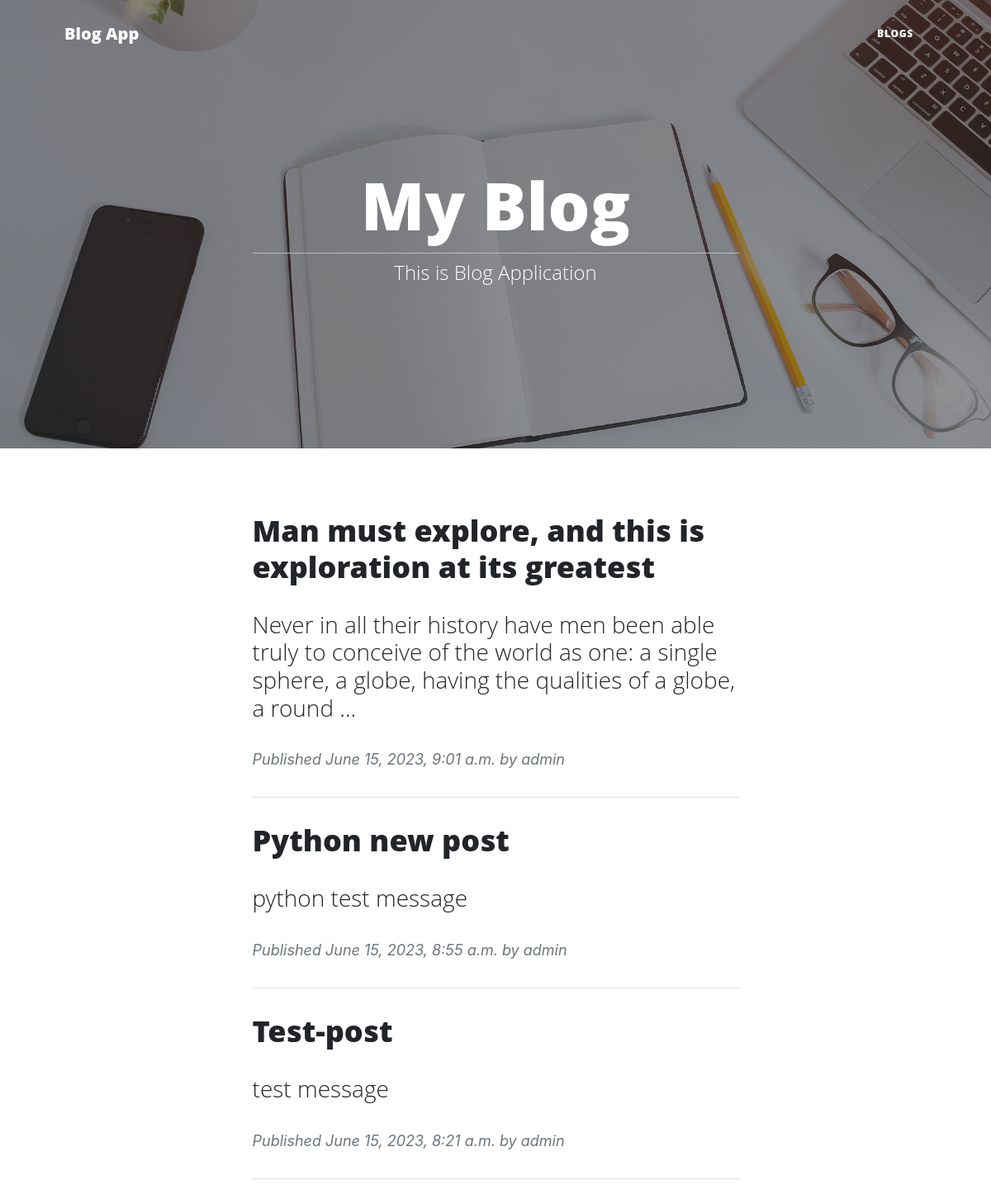
Screenshot of /blog/ with the database file from the repository.
### blog/models.py (models this page shows, shortened)
class Post(models.Model):
    title = models.CharField(max_length=250)
    slug = models.SlugField(max_length=250, unique_for_date='publish')
    author = models.ForeignKey(User, on_delete=models.CASCADE, related_name='blog_posts')
    body = RichTextField() #We can add anything in this field like any text bold link and images!
    publish = models.DateTimeField(default=timezone.now)
    created = models.DateTimeField(auto_now_add=True)
    updated = models.DateTimeField(auto_now=True)
    status = models.CharField(max_length=10, choices=STATUS_CHOICES, default='draft')
    objects = models.Manager() # The default manager.
    published = PublishedManager() # Our custom manager.
    tags = TaggableManager()
    class Meta:
        ordering = ('-publish',)
    def get_absolute_url(self):
        return reverse('blog:post_detail',
                       args=[self.publish.year,
                             self.publish.month,
                             self.publish.day, self.slug])

### blog/views.py (the view)
# urls.py: path('', views.PostListView.as_view(), name='post_list'),
class PostListView(ListView):
    queryset = Post.published.all()
    context_object_name = 'posts'
    paginate_by = 3
    template_name = 'blog/post/list.html'

### blog/templatetags/blog_tags.py (called while the page is built)
@register.filter(name='markdown')
def markdown_format(text):
    return mark_safe(markdown.markdown(text))

### templates/blog/post/list.html (shortened to what this page needs)
{% extends "blog/base.html" %}
{% load blog_tags %}
{% block content %}
<div class="container px-4 px-lg-5">
	<div class="row gx-4 gx-lg-5 justify-content-center">
		<div class="col-md-10 col-lg-8 col-xl-7">
			{% for post in posts %}
			<div class="post-preview">
				<a href="{{ post.get_absolute_url }}">
					<h2 class="post-title">{{ post.title }}</h2>
					<h3 class="post-subtitle">{{ post.body|markdown|truncatewords_html:30 }}</h3>
				</a>
				<p class="post-meta">
					Published {{ post.publish }} by {{ post.author }}
				</p>
			</div>
			<hr class="my-4" />
			{% endfor %}
		</div>
	</div>
</div>
{% endblock %}

### templates/blog/base.html (shortened to what this page needs)
{% load blog_tags %}
{% load static %}
<!DOCTYPE html>
<html>
<head>
	<link href="https://cdn.jsdelivr.net/npm/bootstrap@5.1.3/dist/css/bootstrap.min.css" rel="stylesheet"
>
	<link rel="stylesheet" href="https://cdnjs.cloudflare.com/ajax/libs/font-awesome/6.4.0/css/all.min.css"
 />
	<link href="{% static 'css/blog.css' %}" rel="stylesheet" />
	<link href="{% static 'css/styles.css' %}" rel="stylesheet" />
</head>
<body>
	<nav class="navbar navbar-expand-lg navbar-light" id="mainNav">
		<div class="container px-4 px-lg-5">
			<a class="navbar-brand" href="{% url 'blog:post_list' %}">Blog App</a>
			<div class="collapse navbar-collapse" id="navbarResponsive">
				<ul class="navbar-nav ms-auto py-4 py-lg-0">
					<li class="nav-item"><a class="nav-link px-lg-3 py-3 py-lg-4" href="{% url 'blog:post_list' %}">Blogs</a></li>
				</ul>
			</div>
		</div>
	</nav>
	<header class="masthead" style="background-image: url('{% static 'assets/img/home-bg.jpg' %}')">
		<div class="container position-relative px-4 px-lg-5">
			<div class="row gx-4 gx-lg-5 justify-content-center">
				<div class="col-md-10 col-lg-8 col-xl-7">
					<div class="site-heading">
						<h1>My Blog</h1>
						<span class="subheading">This is Blog Application</span>
					</div>
				</div>
			</div>
		</div>
	</header>
		{% block content %}
		{% endblock %}
</body>
</html>

### static/css/blog.css (style rules this page uses)
body { margin:0; padding:0; font-family:helvetica, sans-serif; }
a { color:#00abff; text-decoration:none; }
h1 { font-weight:normal; border-bottom:1px solid #bbb; padding:0 0 10px 0; }
h2 { font-weight:normal; margin:30px 0 0; }

### rows the page displays
Post: title "Man must explore, and this is exploration at its greatest", body "Never in all their history have men been able truly to conceive of the world as one: a single sphere, a globe, having the qualities of a globe, a round …", publish "June 15, 2023, 9:01 a.m.", author "admin"
Post: title "Python new post", body "python test message", publish "June 15, 2023, 8:55 a.m.", author "admin"
Post: title "Test-post", body "test message", publish "June 15, 2023, 8:21 a.m.", author "admin"
